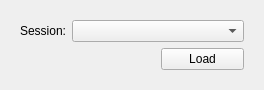
<?xml version="1.0" encoding="UTF-8"?>
<ui version="4.0">
 <class>session</class>
 <widget class="QWidget" name="session">
  <property name="geometry">
   <rect>
    <x>0</x>
    <y>0</y>
    <width>264</width>
    <height>85</height>
   </rect>
  </property>
  <property name="windowTitle">
   <string>Form</string>
  </property>
  <layout class="QGridLayout" name="gridLayout">
   <item row="0" column="0">
    <widget class="QStackedWidget" name="stackedWidget">
     <property name="currentIndex">
      <number>1</number>
     </property>
     <widget class="QWidget" name="page">
      <layout class="QGridLayout" name="gridLayout_2">
       <item row="0" column="1" colspan="2">
        <widget class="QLineEdit" name="savename">
         <property name="sizePolicy">
          <sizepolicy hsizetype="Expanding" vsizetype="Fixed">
           <horstretch>2</horstretch>
           <verstretch>0</verstretch>
          </sizepolicy>
         </property>
        </widget>
       </item>
       <item row="1" column="2">
        <widget class="QPushButton" name="save">
         <property name="text">
          <string>Save</string>
         </property>
        </widget>
       </item>
       <item row="0" column="0">
        <widget class="QLabel" name="label_2">
         <property name="text">
          <string>Session:</string>
         </property>
        </widget>
       </item>
      </layout>
     </widget>
     <widget class="QWidget" name="page_2">
      <layout class="QGridLayout" name="gridLayout_3">
       <item row="0" column="0">
        <widget class="QLabel" name="label">
         <property name="text">
          <string>Session:</string>
         </property>
        </widget>
       </item>
       <item row="0" column="1" colspan="2">
        <widget class="QComboBox" name="loadname">
         <property name="sizePolicy">
          <sizepolicy hsizetype="Preferred" vsizetype="Fixed">
           <horstretch>2</horstretch>
           <verstretch>0</verstretch>
          </sizepolicy>
         </property>
        </widget>
       </item>
       <item row="1" column="1">
        <spacer name="horizontalSpacer">
         <property name="orientation">
          <enum>Qt::Horizontal</enum>
         </property>
         <property name="sizeHint" stdset="0">
          <size>
           <width>85</width>
           <height>20</height>
          </size>
         </property>
        </spacer>
       </item>
       <item row="1" column="2">
        <widget class="QPushButton" name="load">
         <property name="sizePolicy">
          <sizepolicy hsizetype="Minimum" vsizetype="Fixed">
           <horstretch>1</horstretch>
           <verstretch>0</verstretch>
          </sizepolicy>
         </property>
         <property name="text">
          <string>Load</string>
         </property>
        </widget>
       </item>
      </layout>
     </widget>
    </widget>
   </item>
  </layout>
 </widget>
 <resources/>
 <connections/>
</ui>
